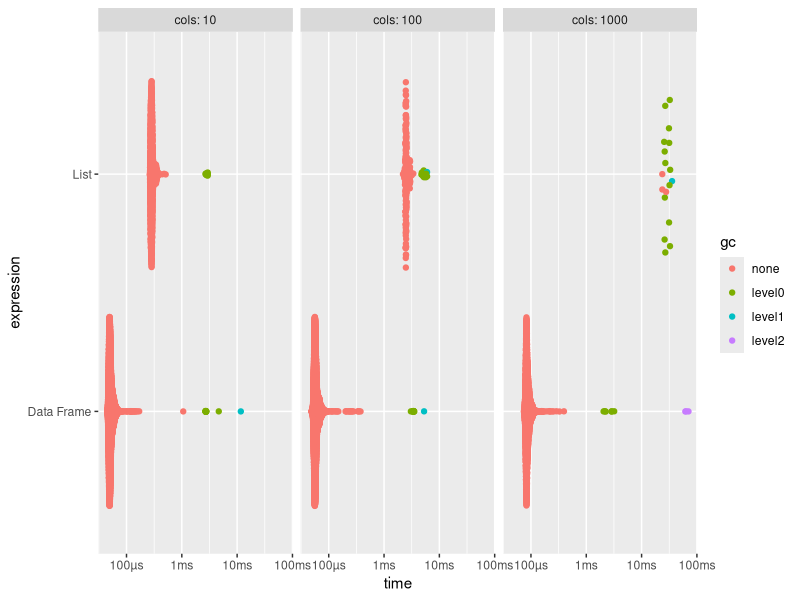
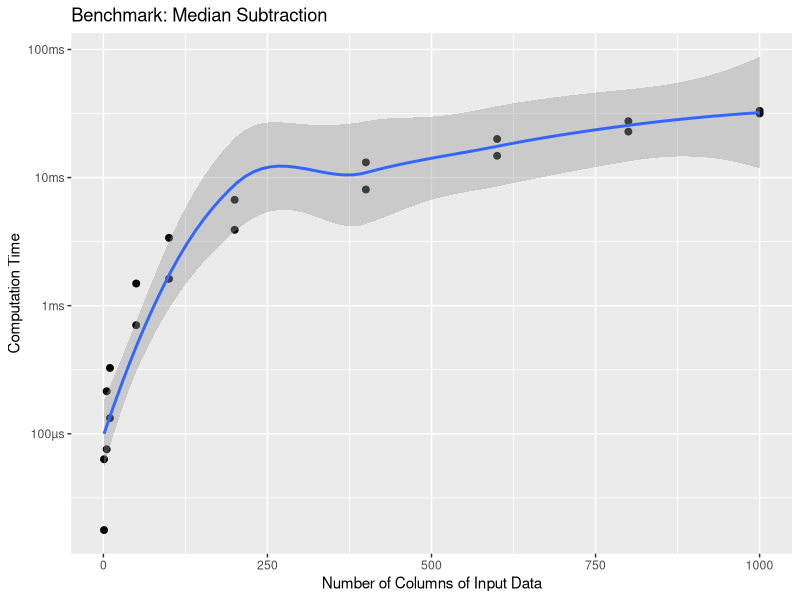

Write R code to recreate these figures, in order. (Note: this script raises an error after producing the figures.)
## ---- chunk 1
knitr::opts_chunk$set(echo = TRUE)
## ---- chunk 2
set.seed(1014)
library(lobstr)
library(bench)
## ---- chunk 3
df <- data.frame(runif(3), runif(3))
names(df) <- c(1, 2)

df$`3` <- df$`1` + df$`2`
df

#R treats the numbers as, well, numbers. And not as text
## ---- chunk 4
x <- runif(1e6)
y <- list(x, x, x)

obj_size(y)
## ---- chunk 5
a <- c(1, 5, 3, 2)
b <- a
b[[1]] <- 10

#in the third line, when b is called
## ---- chunk 6
a <- 1:10
b <- a
c <- b
d <- 1:10

obj_addrs(list(a, b, c, d))
#a, b and c refer to the same object, created in the call for a
#d refers to other object with the same elements as a, b and c
## ---- chunk 7
mean
base::mean
get("mean")
evalq(mean)
match.fun("mean")

obj_addrs(list(mean,
base::mean,
get("mean"),
evalq(mean),
match.fun("mean")))

#yes, they refer to the same function
## ---- chunk 8
?read.csv

#This might be problematic because makes the analysis more difficult to someone used to the table's name and it could make the names lose meaning.
#check.names and the function make.names controls if and how the names are checked. col.names is also useful, giving the option to provide the names directly.
## ---- chunk 9
?make.names

#The character "X" is prepended if necessary. All invalid characters are translated to ".". A missing value is translated to "NA". Names which match R keywords have a dot appended to them. Duplicated values are altered by make.unique.
#make.unique appends .\d to the name.
## ---- chunk 10
?make.names

# .123e1 is not syntactic because it's a dot followed by a number. Names starting with a dot are only syntactic if followed by a letter.
## ---- chunk 11
tracemem(1:10)

c(tracemem(1:10), tracemem(1:10))

#Because there is no name bound to the object. It is recreated every time with a new address when the function is called.
## ---- chunk 12
x <- c(1L, 2L, 3L)
tracemem(x)

x[[3]] <- 4

#Because it makes a copy to change the object class to numeric, original is a vector of type integer, and then change the value of this copy.
## ---- chunk 13
a <- 1:10
b <- list(a, a)
c <- list(b, a, 1:10)

ref(a, b, c)
#a -- vector object a
#b -- references a vector object a, references a vector object a
#c -- references b (references a vector object a, references a vector object a), vector object a, vector object c
## ---- chunk 14
x <- list(1:10)
ref(x)
x[[2]] <- x
ref(x)

# x 
## ---- chunk 15
y <- rep(list(runif(1e4)), 100)

object.size(y)
#> 8005648 bytes
obj_size(y)
#> 80,896 B

?object.size

#object.size doesn't take into account the shared elements in the list. Which makes a huge difference with this object, which has a hundred times the same list.
## ---- chunk 16
funs <- list(mean, sd, var)
obj_size(funs)
#> 17,608 B

#because it is the size of the function object and not how much the operation would take from memory or of the object returned but it.
## ---- chunk 17
a <- runif(1e6)
obj_size(a)

b <- list(a, a)
obj_size(b)
obj_size(a, b)
#b is a + list with two elements
obj_size(a, list(NULL, NULL))
#a + b is the size of object b

b[[1]][[1]] <- 10
obj_size(b)
obj_size(a, b)
#b is larger because has a new reference for the first element
#a+b is still b because has the reference to a in the second element

b[[2]][[1]] <- 10
obj_size(b)
obj_size(a, b)
#b is the same size but none of the vectors references a anymore
#a+b is now the size of a + size of b
## ---- chunk 18
x <- list()
x[[1]] <- x

ref(x)
#first is created a copy of the original list, then another object is created, which refers to the original list as the first object.
## ---- chunk 19
create_df <- function(cols) {
  data.frame(matrix(runif(cols * 1000), ncol = cols))
}

median_benchmark <- bench::press(
  cols = c(10, 100, 1000),
  {
    dat <- create_df(cols)
    medians <- vapply(dat, median, numeric(1))
    
    median_test <- function(x, medians){
      for (i in 1:5) {
        x[[i]] <- x[[i]] - medians[[i]]
      }
      x
    }
    
    bench::mark(
      `Data Frame` = median_test(dat, medians),
      List = as.data.frame(median_test(as.list(dat), medians))
    )
  }
)

median_benchmark

ggplot2::autoplot(median_benchmark)
#List method scales much better but if the result needs to be delivered in a data frame the transformation needs to be optimized.
## ---- chunk 20
create_random_df <- function(nrow, ncol) {
  random_matrix <- matrix(runif(nrow * ncol), nrow = nrow)
  as.data.frame(random_matrix)
}

subtract_medians <- function(x, medians){
  for (i in seq_along(medians)) {
    x[[i]] <- x[[i]] - medians[[i]]
  }
  x
}

subtract_medians_l <- function(x, medians){
  x <- as.list(x)
  x <- subtract_medians(x, medians)
  as.data.frame(x)
}

compare_speed <- function(ncol){
  df_input   <- create_random_df(nrow = 1e4, ncol = ncol)
  medians <- vapply(df_input, median, numeric(1))

  bench::mark(`Data Frame` = subtract_medians(df_input,   medians),
              List = as.data.frame(subtract_medians(as.list(df_input), medians)))
}

results <- bench::press(
  ncol = c(1, 5, 10, 50, 100, 200, 400, 600, 800, 1000),
  compare_speed(ncol)
)

library(ggplot2)
ggplot(results, aes(ncol, median, col = names(expression))) +
  geom_point(size = 2) + 
  geom_smooth() +
  labs(x = "Number of Columns of Input Data",
       y = "Computation Time",
       color = "Input Data Structure",
       title = "Benchmark: Median Subtraction")

#Apparently data.frame is faster. Mayb the overhead created by as.data.frame and as.list is too large.
## ---- chunk 21
test_env <- new.env()
tracemem(test_env)

#Error because tracemem is not useful for environments.
?median


library(lobstr)


x <- iris
tracemem(x)
debugonce(`[`)
x[[1]] <- x[[1]] + 3

x
